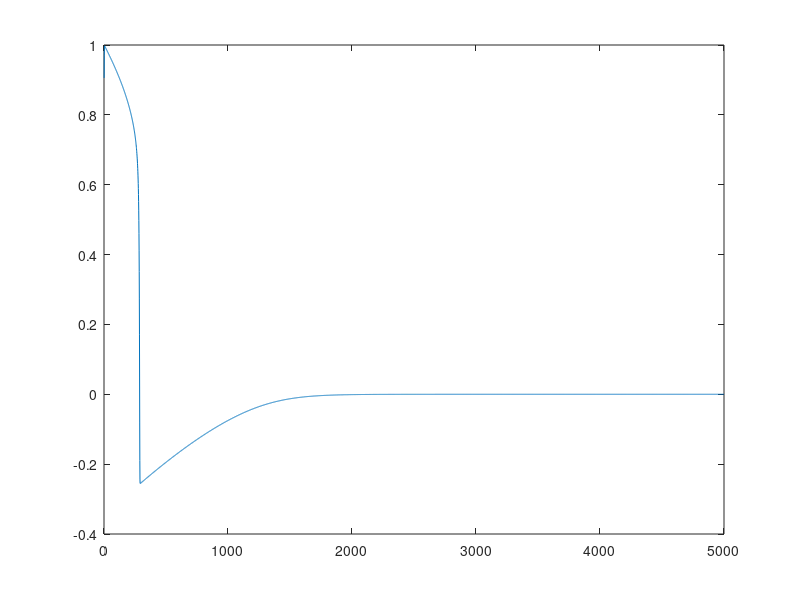

Reproduce this figure in MATLAB.
%Single cell Fitzhugh Nagumo model
clear
%initial condition
v=0.8;%initial fast variable;it can be above or below threshold and weget the action potential accordingly
w=0.;%initial slow variable value
k = 0.6;
a = 0.139;
epsilon = 0.001;
b=0.00;%0.14
t=5e3;
del_t=1;


for i=1:ceil(t/del_t),
%running Fitzhugh Nagumo equation
%if i<ceil(.5/del_t)
   % I=0.01;
%else
    %I=0;
%end
del_v=v.*(1-v).*(v-a)-w;
del_w=epsilon*(k*v-w-b);

%Euler method
v=v+del_v*del_t;
w=w+del_w*del_t;
%increment the values to the new set of values 

vf(i)=v;
wf(i)=w;
end;
 %vf1=vf(1,2001:23580);
%  %wf1=wf(1,2001:23580);
%  x=linspace(0,1,1000);
%  y= x.*(1-x).*(x-a);
%  y1=k*x-b;
%  
%  figure
%  plot(x,y)
% hold on
% plot(x,y1,'r')
% hold on
% plot(vf,wf)
%  hold on
plot(vf)
%plot(vf(1,1253:23580),wf(1253:23580))
%save(sprintf('A_%1.2f_B_%1.2f_singlecell.mat',A,B));